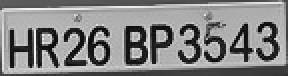
#> input picture Grid 3 - Character Recogonition with OCR Tesseract/Plates/7.png, 144 x 38 px, found by its file name (shown 2 times larger)
$ python 'OCR Tesseract.py'
#> lines starting #> are read from the running program, lines starting #| are printed output that depends on the picture; after the words box and inside, x2 and y2 are one past the last pixel; in counts of white or black regions, pixels touching at a corner belong together
from PIL import Image
import pytesseract
import imutils
import cv2

im = cv2.imread("E:/Miniproject2/Try/Grid 3 - Character Recogonition with OCR Tesseract/Plates/7.png")
#> im is the input picture: shape (38, 144, 3); min 6, max 247, mean 132.7
#im =imutils.resize(im,width=500)
#cv2.imshow('plate',im)

gray = cv2.cvtColor(im,cv2.COLOR_BGR2GRAY)
#cv2.imshow('Gray',gray)

gray =cv2.bilateralFilter(gray , 11, 17, 17)
#cv2.imshow('Gray1',gray)

ret , thresh = cv2.threshold(gray,125,125,cv2.THRESH_BINARY+cv2.THRESH_OTSU)
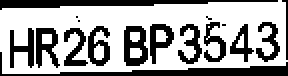
#> thresh: shape (38, 144) (shown 2 times larger); values 0 (black) and 125 (white), 63.7% white; 17 black regions (4 under 20 px)
#> ret = 115
#cv2.imshow('plate1',thresh)

contours , hierarchy = cv2.findContours(thresh,cv2.RETR_TREE,cv2.CHAIN_APPROX_NONE)
#> contours = 23 contours, 10 with area under 20; largest, box (x1, y1, x2, y2) and area: (0, 0, 144, 37) 4498, (61, 12, 75, 34) 240, (17, 13, 31, 35) 194, (43, 12, 56, 34) 190, (74, 11, 88, 33) 174
contours = sorted(contours, key = cv2.contourArea, reverse = True)[:1]
#> contours = 1 contour; box (x1, y1, x2, y2) and area: (0, 0, 144, 37) 4498
#print(len(contours))
curve = cv2.drawContours(im.copy() , contours , -1 , (0,255,0) , 2)
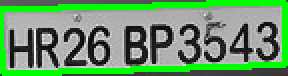
#> curve: shape (38, 144, 3) (shown 2 times larger); mean B, G, R 104.8, 152.7, 104.8
cv2.imshow('a',curve)


#> (the run stopped early here; a loop or call above may not have finished)

$ run again, with Grid 3 - Character Recogonition with OCR Tesseract/Plates/2.png copied over Grid 3 - Character Recogonition with OCR Tesseract/Plates/7.png
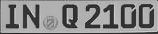
#> input picture Grid 3 - Character Recogonition with OCR Tesseract/Plates/2.png, 158 x 34 px, found by its file name
#> im is the input picture: shape (34, 158, 3); min 27, max 216, mean 136.4
#> `ret , thresh = cv2.threshold(gray,125,125,cv2.THRESH_BINARY+cv2.THRESH..`:
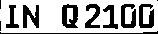
#> thresh: shape (34, 158); values 0 (black) and 125 (white), 69.8% white; 11 black regions (3 under 20 px)
#> ret = 113
#> `contours , hierarchy = cv2.findContours(thresh,cv2.RETR_TREE,cv2.CHAIN..`: contours = 9 contours; largest, box (x1, y1, x2, y2) and area: (0, 0, 158, 33) 4990, (61, 3, 79, 29) 378, (138, 3, 155, 29) 284, (22, 4, 40, 29) 283, (120, 3, 137, 29) 280
#> `contours = sorted(contours, key = cv2.contourArea, reverse = True)[:1]`: contours = 1 contour; box (x1, y1, x2, y2) and area: (0, 0, 158, 33) 4990
#> `curve = cv2.drawContours(im.copy() , contours , -1 , (0,255,0) , 2)`:
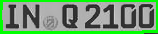
#> curve: shape (34, 158, 3); mean B, G, R 111.3, 155.2, 111.3

$ run again, with Grid 3 - Character Recogonition with OCR Tesseract/Plates/5.png copied over Grid 3 - Character Recogonition with OCR Tesseract/Plates/7.png
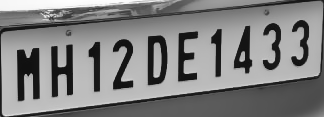
#> input picture Grid 3 - Character Recogonition with OCR Tesseract/Plates/5.png, 324 x 117 px, found by its file name
#> im is the input picture: shape (117, 324, 3); min 15, max 254, mean 128.1
#> `ret , thresh = cv2.threshold(gray,125,125,cv2.THRESH_BINARY+cv2.THRESH..`:
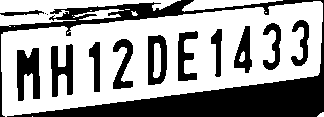
#> thresh: shape (117, 324); values 0 (black) and 125 (white), 61.4% white; 14 black regions (2 under 20 px)
#> ret = 115
#> `contours , hierarchy = cv2.findContours(thresh,cv2.RETR_TREE,cv2.CHAIN..`: contours = 27 contours, 11 with area under 20; largest, box (x1, y1, x2, y2) and area: (1, 1, 323, 117) 25100, (0, 0, 181, 27) 1707, (16, 47, 41, 102) 954, (147, 34, 168, 86) 934, (50, 43, 74, 98) 830
#> `contours = sorted(contours, key = cv2.contourArea, reverse = True)[:1]`: contours = 1 contour; box (x1, y1, x2, y2) and area: (1, 1, 323, 117) 25100
#> `curve = cv2.drawContours(im.copy() , contours , -1 , (0,255,0) , 2)`:
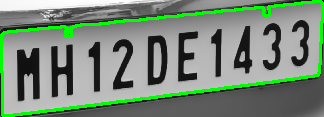
#> curve: shape (117, 324, 3); mean B, G, R 119.4, 137.2, 119.4

$ run again, with Grid 3 - Character Recogonition with OCR Tesseract/Plates/6.png copied over Grid 3 - Character Recogonition with OCR Tesseract/Plates/7.png
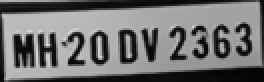
#> input picture Grid 3 - Character Recogonition with OCR Tesseract/Plates/6.png, 132 x 41 px, found by its file name (shown 2 times larger)
#> im is the input picture: shape (41, 132, 3); min 4, max 220, mean 113
#> `ret , thresh = cv2.threshold(gray,125,125,cv2.THRESH_BINARY+cv2.THRESH..`:
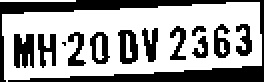
#> thresh: shape (41, 132) (shown 2 times larger); values 0 (black) and 125 (white), 62.2% white; 13 black regions (1 under 20 px)
#> ret = 96
#> `contours , hierarchy = cv2.findContours(thresh,cv2.RETR_TREE,cv2.CHAIN..`: contours = 17 contours, 4 with area under 20; largest, box (x1, y1, x2, y2) and area: (1, 1, 131, 41) 4068, (6, 16, 18, 35) 180, (58, 14, 70, 33) 162, (44, 15, 56, 33) 142, (18, 16, 29, 35) 128
#> `contours = sorted(contours, key = cv2.contourArea, reverse = True)[:1]`: contours = 1 contour; box (x1, y1, x2, y2) and area: (1, 1, 131, 41) 4068
#> `curve = cv2.drawContours(im.copy() , contours , -1 , (0,255,0) , 2)`:
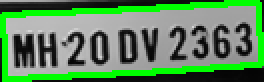
#> curve: shape (41, 132, 3) (shown 2 times larger); mean B, G, R 91.2, 137.5, 91.2
